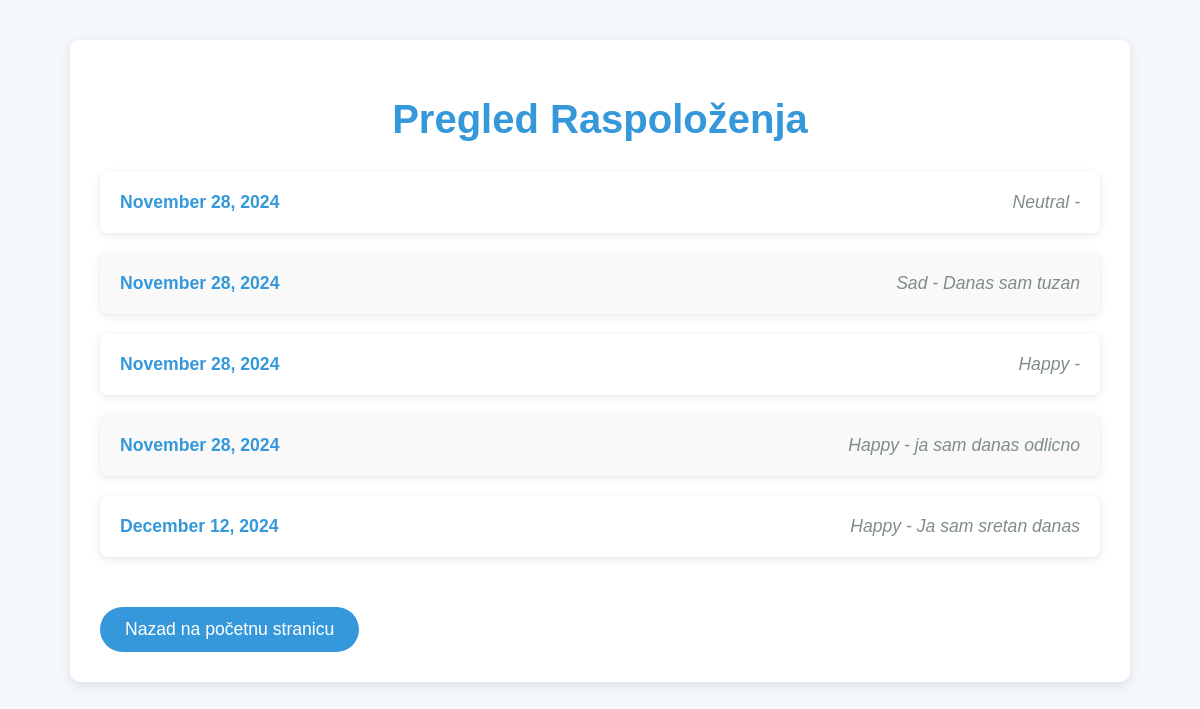
The page /tracker/moods/ on the database as committed earlier.
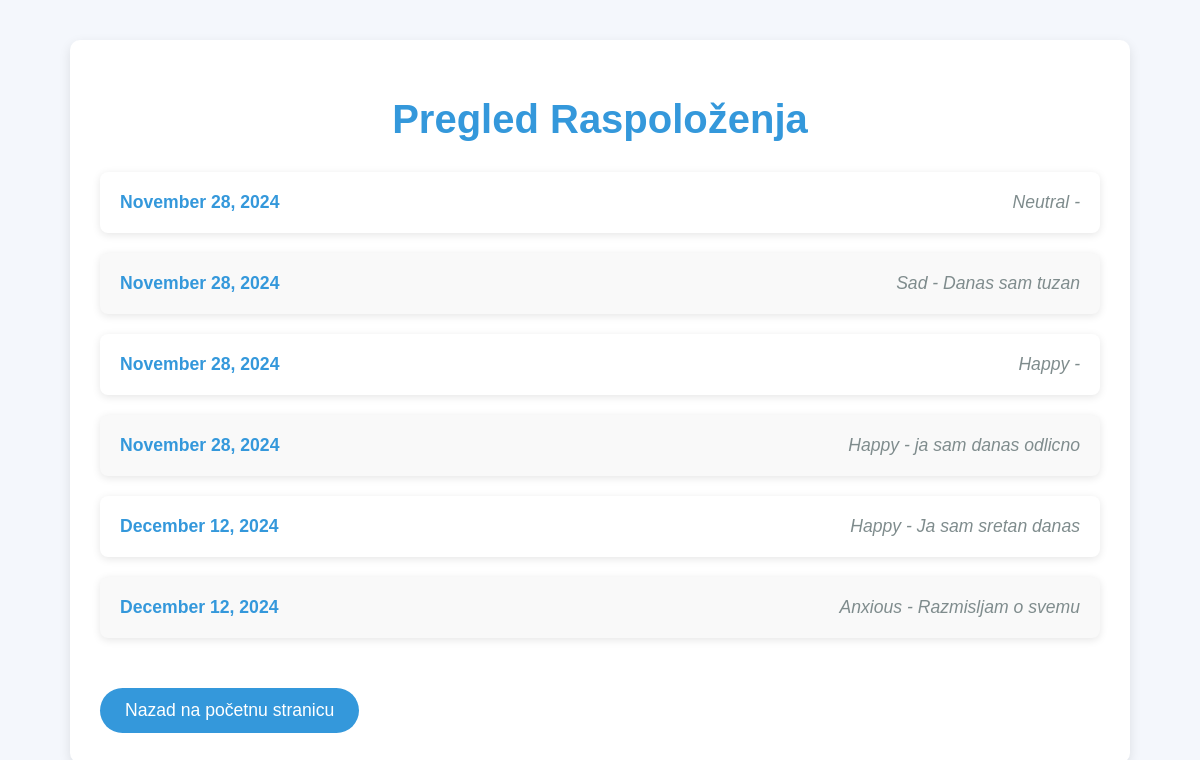
The same page on the database as committed later.
### tracker/models.py (models this page shows)
class MoodEntry(models.Model):
    user = models.ForeignKey(User, on_delete=models.CASCADE)
    date = models.DateField(auto_now_add=True)
    mood = models.CharField(max_length=20, choices=[
        ('Happy', 'Happy'),
        ('Sad', 'Sad'),
        ('Anxious', 'Anxious'),
        ('Neutral', 'Neutral'),
        ('Angry', 'Angry'),
    ])
    note = models.TextField(blank=True)

### tracker/views.py (the view)
# urls.py: path('moods/', MoodEntryListView.as_view(), name='mood_list'),
class MoodEntryListView(ListView):
    model = MoodEntry
    template_name = 'tracker/moodentry_list.html'

### tracker/templates/tracker/moodentry_list.html (shortened to what this page needs)
<!DOCTYPE html>
<html lang="en">
<head>
</head>
<body>
    <div class="container">
        <h1>Pregled Raspoloženja</h1>
        <ul>
            {% for mood in object_list %}
                <li>
                    <div class="mood-info">
                        <span class="mood-date">{{ mood.date|date:"F j, Y" }}</span>
                        <span class="mood-description">{{ mood.mood }} - {{ mood.note }}</span>
                    </div>
                </li>
            {% endfor %}
        </ul>
        <a href="{% url 'home' %}">Nazad na početnu stranicu</a>
    </div>
</body>
</html>

### tracker/templates/tracker/moodentry_list.html (style rules this page uses)
body { font-family: 'Arial', sans-serif; background-color: #f4f7fc; margin: 0; padding: 0; color: #333; }
.container { width: 90%; max-width: 1000px; margin: 40px auto; background-color: white; padding: 30px; border-radius: 10px; box-shadow: 0 4px 12px rgba(0, 0, 0, 0.1); }
h1 { text-align: center; color: #3498db; font-size: 2.5rem; margin-bottom: 20px; }
ul { list-style-type: none; padding: 0; margin-top: 30px; }
li { background-color: #fff; margin-bottom: 20px; padding: 20px; border-radius: 8px; box-shadow: 0 2px 8px rgba(0, 0, 0, 0.1); display: flex; flex-direction: column; justify-content: space-between; transition: transform 0.3s ease, background-color 0.3s ease; }
li:nth-child(even) { background-color: #f9f9f9; }
.mood-info { display: flex; justify-content: space-between; font-size: 1.1rem; }
.mood-date { font-weight: bold; color: #2c3e50; }
.mood-description { font-style: italic; color: #7f8c8d; }
a { display: inline-block; margin-top: 30px; padding: 12px 25px; background-color: #3498db; color: white; text-decoration: none; font-size: 1.1rem; border-radius: 30px; text-align: center; transition: background-color 0.3s ease, transform 0.3s ease; }
.mood-date { font-weight: bold; color: #3498db; }

Rows that differ between the two databases and show on the page:
added MoodEntry: date "December 12, 2024", mood "Anxious", note "Razmisljam o svemu"
